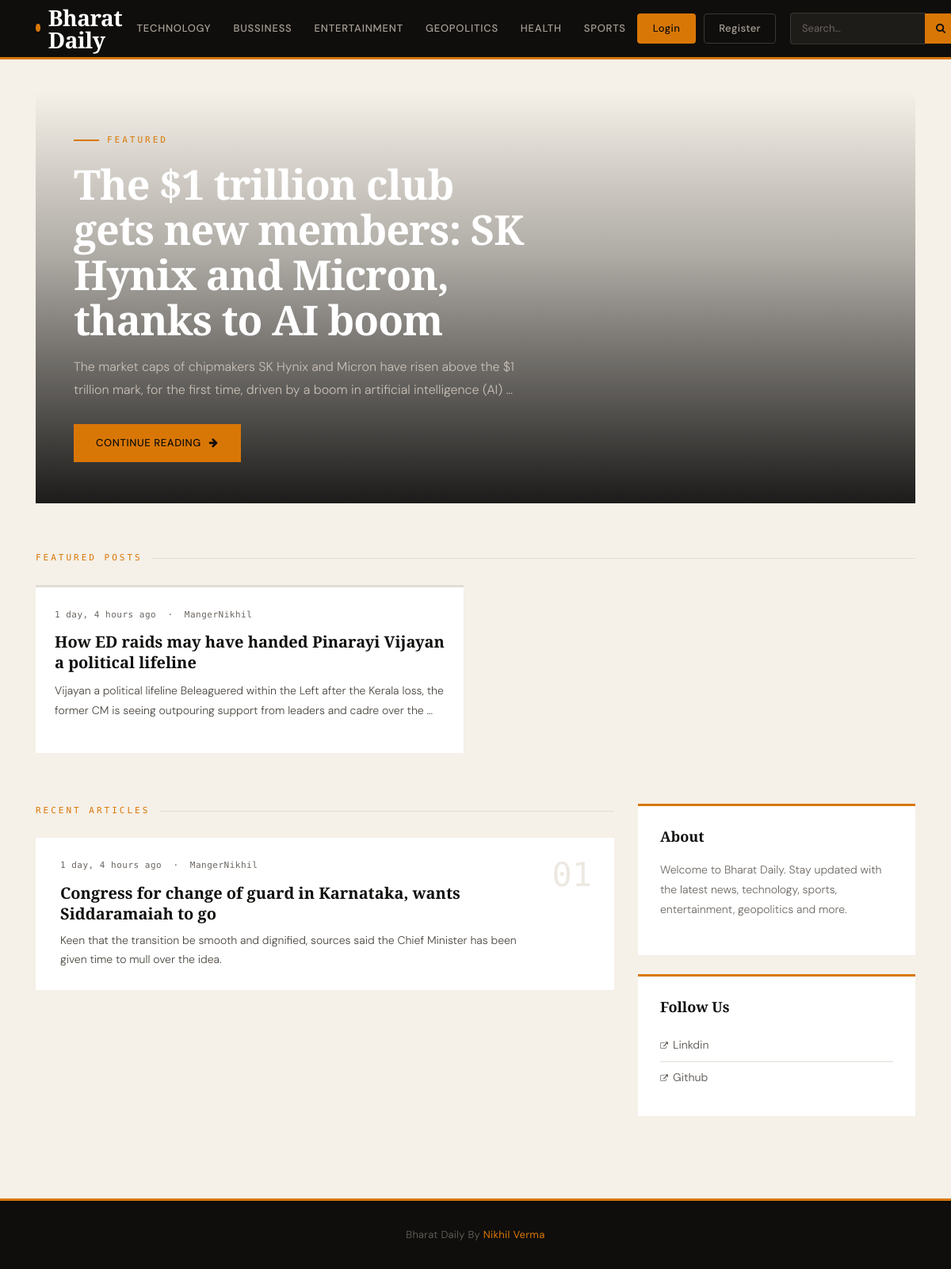
The app's page /, older data.
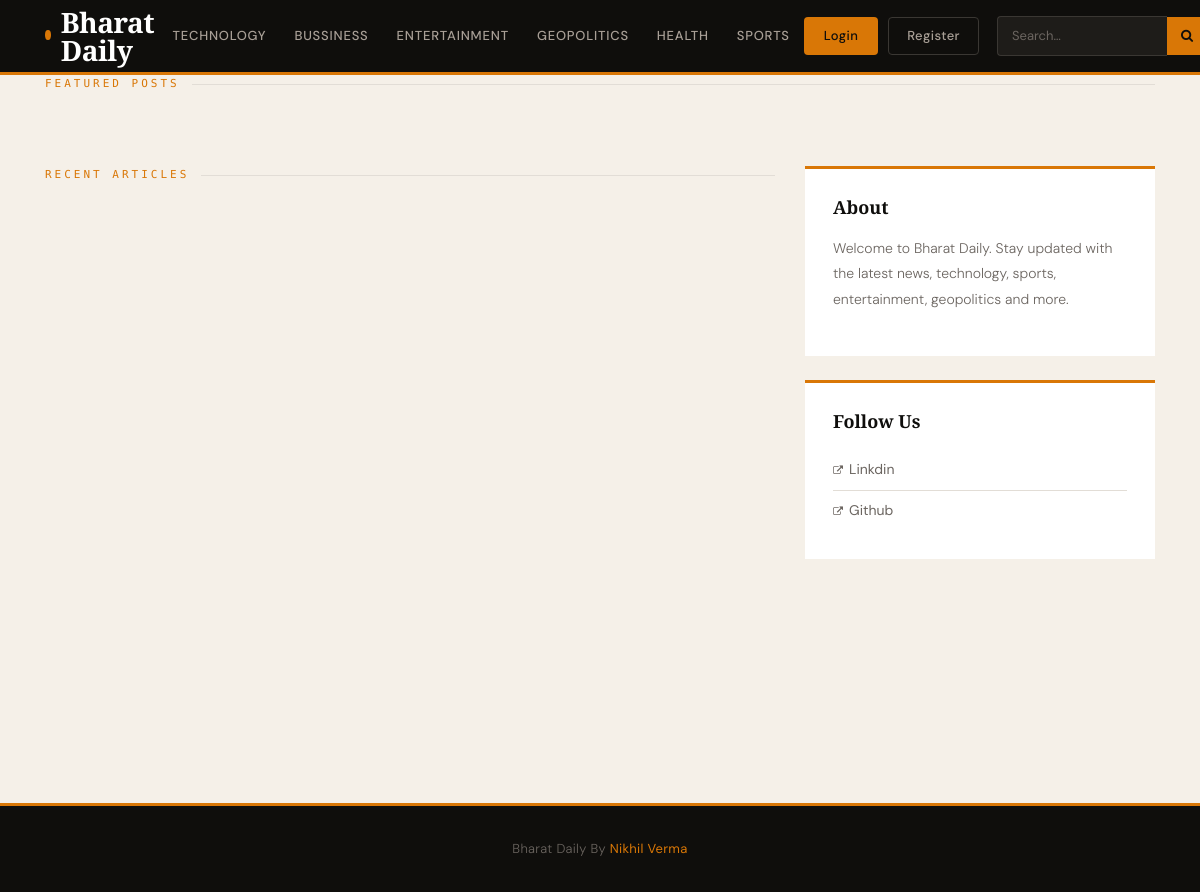
The same page, newer data.
### blog/models.py (models this page shows, shortened)
class Category(models.Model):
    category_name=models.CharField(max_length=50,unique=True)
    created_at=models.DateTimeField(auto_now_add=True)
    updated_at=models.DateTimeField(auto_now=True)
    class Meta:
        verbose_name_plural = 'categories'

class Blog(models.Model):
    title = models.CharField(max_length=150)
    slug = models.SlugField(max_length=150,unique=True,blank=True)
    category = models.ForeignKey(Category, on_delete=models.CASCADE)
    author=models.ForeignKey(User , on_delete=models.CASCADE)
    featured_image = models.ImageField(upload_to='uplaod/%Y/%m/%d') #we are creating a folder and mentionig the date time year for the image
    short_description = models.TextField(max_length=500)
    blog_body =models.TextField(max_length=2000)
    status = models.CharField(max_length=20,choices=STATUS_BLOG)
    featured = models.BooleanField(default=False)
    created_at= models.DateTimeField(auto_now_add=True)
    updated_at = models.DateTimeField(auto_now=True)
    marked_posts = models.ManyToManyField(
        User,
        blank=True,
        related_name='saved_posts'
    )

class SocialLink(models.Model):
    platform=models.CharField(max_length=50)
    link = models.URLField(max_length=100)
    created_at= models.DateTimeField(auto_now_add=True)
    updated_at = models.DateTimeField(auto_now=True)

### blog_main/views.py (the view)
# urls.py: 2. Add a URL to urlpatterns:  path('', views.home, name='home')
def home(request):
    featured_posts = Blog.objects.filter(featured=True).order_by('-updated_at')
    posts = Blog.objects.filter(featured=False)
    context = {
        'featured_posts':featured_posts,
        'posts':posts
    }
    return render(request,'home.html',context)

### blog/context_processor.py (called while the page is built)
def get_categories(request):
      categories = Category.objects.all()
      return dict(categories=categories)

def get_social_link(request):
      social_link = SocialLink.objects.all()
      return dict(social_link=social_link)

### templates/home.html (shortened to what this page needs)
{% extends 'base.html' %}
{% block content %}
{% for post in featured_posts %}
{% if forloop.first %}
<div class="hero-wrap" style="min-height:520px;">
    <div class="hero-bg" style="background-image:url({{ post.featured_image.url }});"></div>
    <div class="hero-overlay"></div>
    <div class="hero-content">
        <p class="hero-label">Featured</p>
        <h1 class="hero-title">{{ post.title }}</h1>
        <p class="hero-desc">{{ post.short_description|truncatewords:28 }}</p>
        <a href="{% url 'single_blog' post.slug %}" class="hero-cta">
            Continue Reading <i class="fa fa-arrow-right"></i>
        </a>
    </div>
</div>
{% endif %}
{% endfor %}
<div class="section-label mb-4">Featured Posts</div>
<div class="row mb-5" style="gap-y:2px;">
    {% for post in featured_posts %}
    {% if not forloop.first %}
    <div class="col-md-6 mb-3">
        <div class="feat-card">
            <div class="blog-meta">{{ post.created_at|timesince }} ago &nbsp;·&nbsp; {{ post.author }}</div>
            <div class="feat-card-title">
                <a href="{% url 'single_blog' post.slug %}">{{ post.title }}</a>
            </div>
            <p class="blog-excerpt" style="font-size:14px;">{{ post.short_description|truncatewords:25 }}</p>
        </div>
    </div>
    {% endif %}
    {% endfor %}
</div>
<div class="row mt-2">
    <div class="col-lg-8 mb-5">
        <div class="section-label">Recent Articles</div>
        <div class="recent-grid">
            {% for post in posts %}
            <div class="recent-post">
                <div class="recent-post-body">
                    <div class="blog-meta">{{ post.created_at|timesince }} ago &nbsp;·&nbsp; {{ post.author }}</div>
                    <div class="title">
                        <a href="{% url 'single_blog' post.slug %}">{{ post.title }}</a>
                    </div>
                    <p class="blog-excerpt" style="font-size:14px; margin:0;">{{ post.short_description|truncatewords:35 }}</p>
                </div>
                <div class="recent-post-num">{{ forloop.counter|stringformat:"02d" }}</div>
            </div>
            {% endfor %}
        </div>
    </div>
    <div class="col-lg-4">
        <div class="sidebar-widget">
            <h4>About</h4>
            <p>Welcome to Bharat Daily. Stay updated with the latest news, technology, sports, entertainment, geopolitics and more.</p>
        </div>
        {% if social_link %}
        <div class="sidebar-widget">
            <h4>Follow Us</h4>
            <ul>
                {% for link in social_link %}
                <li><a href="{{ link.link }}" target="_blank">
                    <i class="fa fa-external-link" style="font-size:10px; margin-right:6px;"></i>{{ link.platform }}
                </a></li>
                {% endfor %}
            </ul>
        </div>
        {% endif %}
    </div>
</div>
{% endblock %}

### templates/base.html (shortened to what this page needs)
{% load static %}
<!DOCTYPE html>
<html lang="en">
<head>
    <link rel="stylesheet" href="https://stackpath.bootstrapcdn.com/bootstrap/4.5.2/css/bootstrap.min.css">
    <link rel="stylesheet" href="https://cdnjs.cloudflare.com/ajax/libs/font-awesome/4.7.0/css/font-awesome.min.css">
</head>
<body>
    <header class="main-header">
        <div class="container">
            <div class="header-inner">
                <a class="logo" href="/">
                    <span class="logo-dot"></span>
                    Bharat Daily
                </a>
                <ul class="nav-cats d-none d-lg-flex">
                    {% for cat in categories %}
                    <li>
                        <a href="{% url 'posts_by_category' cat.id %}">{{ cat.category_name }}</a>
                    </li>
                    {% endfor %}
                </ul>
                <div class="nav-actions">
                    {% if user.is_authenticated %}
                        <a class="btn-dashboard" href="{% url 'dashboard' %}">Dashboard</a>
                        <a class="btn-auth-logout" href="{% url 'logout' %}">Logout</a>
                    {% else %}
                        <a class="btn-auth-login" href="{% url 'login' %}">Login</a>
                        <a class="btn-auth-register" href="{% url 'register' %}">Register</a>
                    {% endif %}
                    <form action="{% url 'search' %}" method="get" class="search-form ml-2">
                        <input type="search" class="search-input" placeholder="Search…" name="keyword">
                        <button type="submit" class="search-btn"><i class="fa fa-search"></i></button>
                    </form>
                </div>
            </div>
        </div>
    </header>
    <div class="page-wrapper">
        <div class="container">
            {% block content %}{% endblock %}
        </div>
    </div>
    <footer>
        <div class="container">
            <p>Bharat Daily By <strong>Nikhil Verma</strong></p>
        </div>
    </footer>
</body>
</html>

Row changes from the older to the newer data that the page shows:
removed Blog: title "The $1 trillion club gets new members: SK Hynix and Micron, thanks to AI boom", short_description "The market caps of chipmakers SK Hynix and Micron have risen above the $1 trillion mark, for the first time, driven by a boom in artificial intelligence (AI) …"
removed Blog: created_at "1 day, 4 hours", author "MangerNikhil", title "How ED raids may have handed Pinarayi Vijayan a political lifeline", short_description "Vijayan a political lifeline Beleaguered within the Left after the Kerala loss, the former CM is seeing outpouring support from leaders and cadre over the …"
removed Blog: created_at "1 day, 4 hours", author "MangerNikhil", title "Congress for change of guard in Karnataka, wants Siddaramaiah to go", short_description "Keen that the transition be smooth and dignified, sources said the Chief Minister has been given time to mull over the idea."
